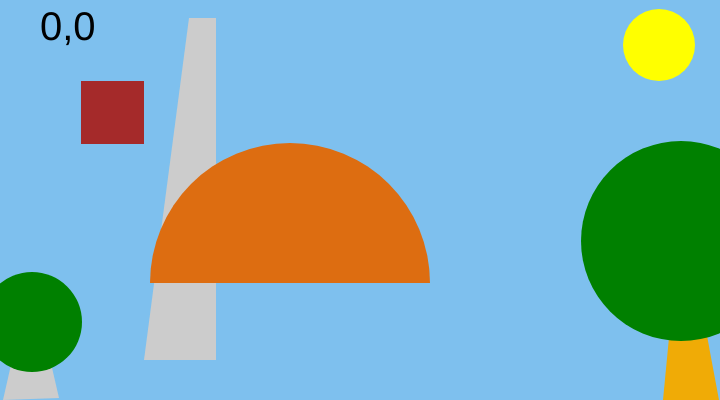
Frame 1 (no input)
Frame 60 (no input): identical to frame 1, image omitted
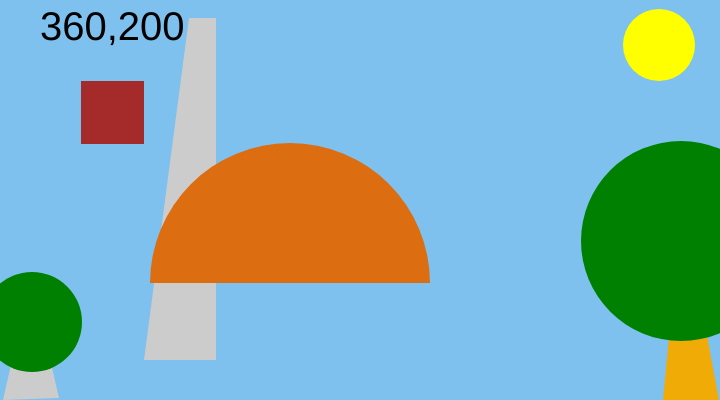
Frame 120 (the mouse pressed at the canvas centre since frame 60)

The p5.js sketch that drew these frames (run headless with seeded random() and noise() and a simulated clock; from frame 60 on, the mouse is pressed at the canvas centre):

// p5.js sketch
// ── sketch.js
function setup() {
  // put setup code here
  createCanvas(720, 400);
}


function draw() {
  // put drawing code here
  background(126, 192, 238);
noStroke();

fill(204);
triangle(3,400,59,398,31,277);

fill("brown");
rect(81, 81, 63, 63);

fill(204);
quad(189, 18, 216, 18, 216, 360, 144, 360);

fill('yellow');
ellipse(659, 45, 72, 72);

fill(240,171,6);
triangle(663,400,682,202,719,400);

fill(221,109,17);
arc(290,283, 280, 280, PI, TWO_PI);

fill(240,171,6)
rect(2, 481, 715, 481)

fill("green")
ellipse(32,322, 100, 100);

fill ("green")
ellipse(681,241, 200, 200);

fill(0) ;
textSize(40) ;
  text(mouseX + "," + mouseY, 40, 40) ;
}
